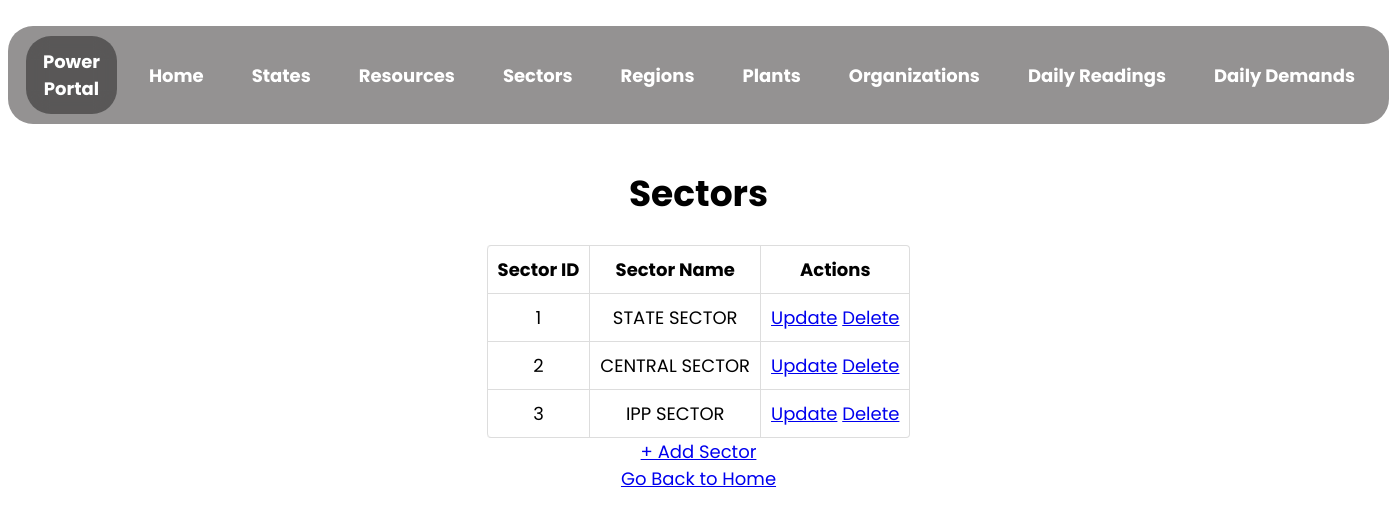
/sector, run on the app's committed database.
### app.py (models this page shows)
class Sector(db.Model):
    __tablename__ = "sector"
    sector_id = db.Column(db.Integer, autoincrement = True, primary_key = True, unique = True, nullable = False)
    sector_name = db.Column(db.String, nullable = False, unique = True)

### app.py (the view)
@app.route("/sector", methods = ["GET", "POST"])
def view_sector():
    sector_list = Sector.query.all()
    return render_template(
        "view_sector.html",
        sector_list = sector_list
    )

### templates/view_sector.html (shortened to what this page needs)
<!DOCTYPE html>
<html lang="en">
  <head>
    <link rel="stylesheet" href="../static/assets/view.css">
  </head>
  <body>
    <nav>
      <ul class="menu-bar">
        <div class="logo">
          <a href="/">Power Portal </a>
        </div>
        <li><a href="/">Home</a></li>
        <li><a href="/state">States</a></li>
        <li><a href="/resource">Resources</a></li>
        <li><a href="/sector">Sectors</a></li>
        <li><a href="/region">Regions</a></li>
        <li><a href="/plant">Plants</a></li>
        <li><a href="/organization">Organizations</a></li>
        <li><a href="/daily_reading">Daily Readings</a></li>
        <li><a href="/daily_demand">Daily Demands</a></li>
      </ul>
    </nav>
    <h1 style="text-align: center">Sectors</h1>
    {% if sector_list | length == 0 %}
        <p>No Sectors Found! Add the sectors now!</p>
        <a href="/sector/create" type="button">+ Add Sector</a>
    {% else %}
    <table id="sector-detail">
      <thead>
        <th>Sector ID</th>
        <th>Sector Name</th>
        <th>Actions</th>
      </thead>
      {% for sector in sector_list %}
      <tr>
        <td>{{sector["sector_id"]}}</td>
        <td>{{sector["sector_name"]}}</td>
        <td>
            <a href="/sector/{{sector['sector_id']}}/update" type="button">Update</a>
            <a href="/sector/{{sector['sector_id']}}/delete" type="button">Delete</a>
        </td>
      </tr>
      {% endfor %}
    </table>
    <a href="/sector/create" type="button">+ Add Sector</a>
    {% endif %}
    <br>
    <a href="/">Go Back to Home</a>
  </body>
</html>

### static/assets/view.css (style rules this page uses)
html { scroll-behavior: smooth; }
html { background-color: none; position: relative; -webkit-animation-name: animatebottom; -webkit-animation-duration: 1s; animation-name: animatebottom; animation-duration: 1s; }
body { font-family: 'Poppins', sans-serif; text-align: center; font-size: large; }
.logo { border-radius: 25px; height: fit-content; display: inline-flex; background-color: rgba(0,0,0,0.4); -webkit-backdrop-filter: blur(10px); backdrop-filter: blur(10px); align-items: center; vertical-align: middle; padding: 12px 16px; margin: 0 8px; top: 0; color: white; transition: all .2s; }
.logo a { text-decoration: none; color: white; font-weight: bold; }
.menu-bar { border-radius: 25px; height: fit-content; display: inline-flex; background-color: rgb(148, 146, 146); -webkit-backdrop-filter: blur(10px); backdrop-filter: blur(10px); align-items: center; padding: 0 10px; padding-top: 10px; padding-bottom: 10px; top: 0; }
.menu-bar li { list-style: none; color: white; padding: 12px 16px; margin: 0 8px; position: relative; cursor: pointer; white-space: nowrap; transition: all .2s; }
.menu-bar li a { color: white; text-decoration: none; font-weight: bold; }
table { width: fit-content; border: 1px solid #ddd; border-collapse: separate; border-left: 0; border-radius: 4px; border-spacing: 0px; margin-left: auto; margin-right: auto; }
thead { display: table-header-group; vertical-align: middle; border-color: inherit; border-collapse: separate; text-align: center; padding: 10px; }
tr { display: table-row; vertical-align: inherit; border-color: inherit; text-align: center; padding: 10px; }
th, td { padding: 5px 4px 6px 4px; text-align: center; vertical-align: top; border-left: 1px solid #ddd; padding: 10px; }
td { border-top: 1px solid #ddd; }
thead:first-child tr:first-child th:first-child, tbody:first-child tr:first-child td:first-child { border-radius: 4px 0 0 0; }
thead:last-child tr:last-child th:first-child, tbody:last-child tr:last-child td:first-child { border-radius: 0 0 0 4px; }

### data on the page
Sector: sector_id "1", sector_name "STATE SECTOR"
Sector: sector_id "2", sector_name "CENTRAL SECTOR"
Sector: sector_id "3", sector_name "IPP SECTOR"
